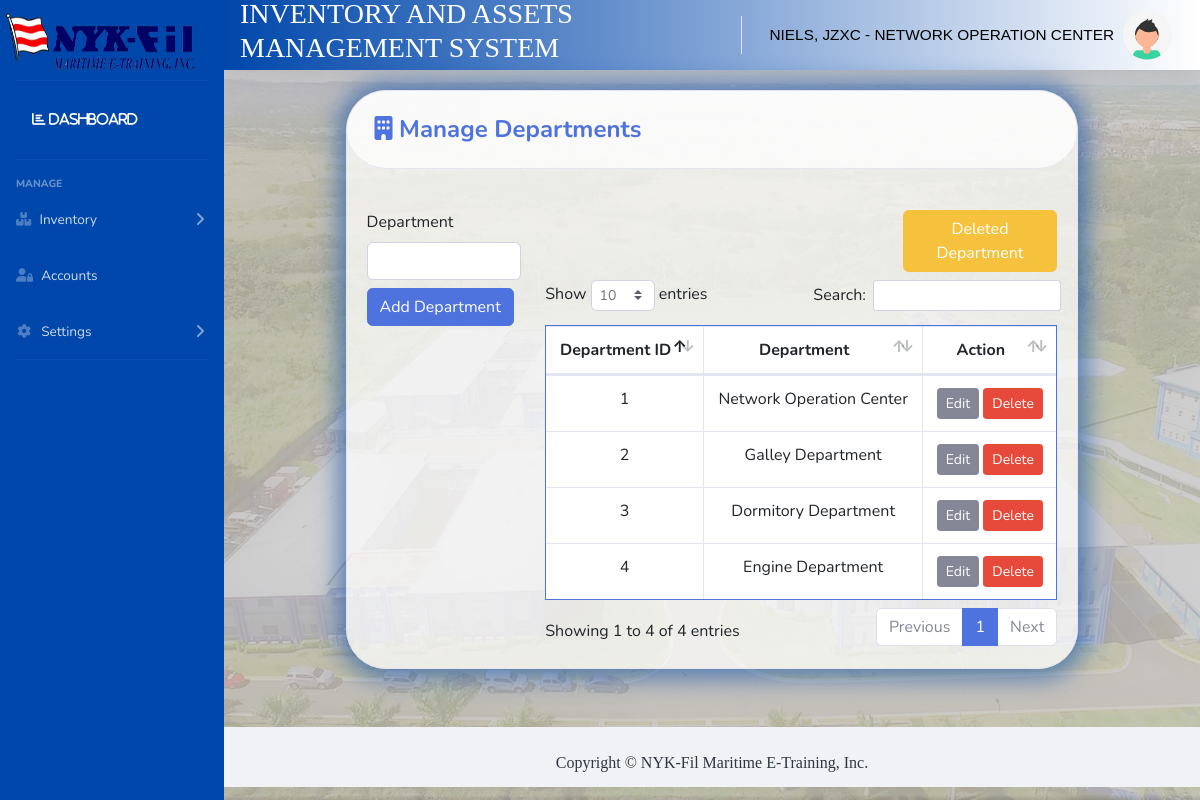
Screenshot of /pages/department.php (signed in) with the database file from the repository.
### tables this page shows
CREATE TABLE `department_tbl` (
  `departmentid` int(11) NOT NULL,
  `department` varchar(255) NOT NULL,
  `dept_deleted` int(11) NOT NULL
);

### pages/departmentclass.php (the view, shortened to what this page needs)
<?php
function populatedepartmenttable()
{
      try
      {
        include '../includes/dbcon.php';
        $statement = $conn->prepare("select * from department_tbl where dept_deleted = 1");
        $statement->execute();
        $result = $statement->get_result();
              while($row = $result->fetch_assoc())
              {
                    echo "<tr>";
                    echo "<td class='dep_id'>".$row["departmentid"]."</td>";
                    echo "<td>".$row["department"]."</td>";
                    echo "<td>
                          <a class='btn btn-secondary btn-sm edit_btn' style='color:white;'>
                          Edit
                          </a>
                          <a class='btn btn-danger btn-sm ' onclick='return checkdelete()' href='departmentdelete.php?id=".$row["departmentid"]."' style='color:white;'>
                          Delete
                          </a>
                          </td>";
                    echo "</tr>";
              }
      }
      catch (\Exception $e) {
      }
    }
?>

### pages/head.php (style rules this page uses)
table,th,td { color:black; }

### rows the page displays
department_tbl: departmentid "1", department "Network Operation Center"
department_tbl: departmentid "2", department "Galley Department"
department_tbl: departmentid "3", department "Dormitory Department"
department_tbl: departmentid "4", department "Engine Department"

### other values shown
$userfullname "NIELS, JZXC"
$userdepartment "NETWORK OPERATION CENTER"
